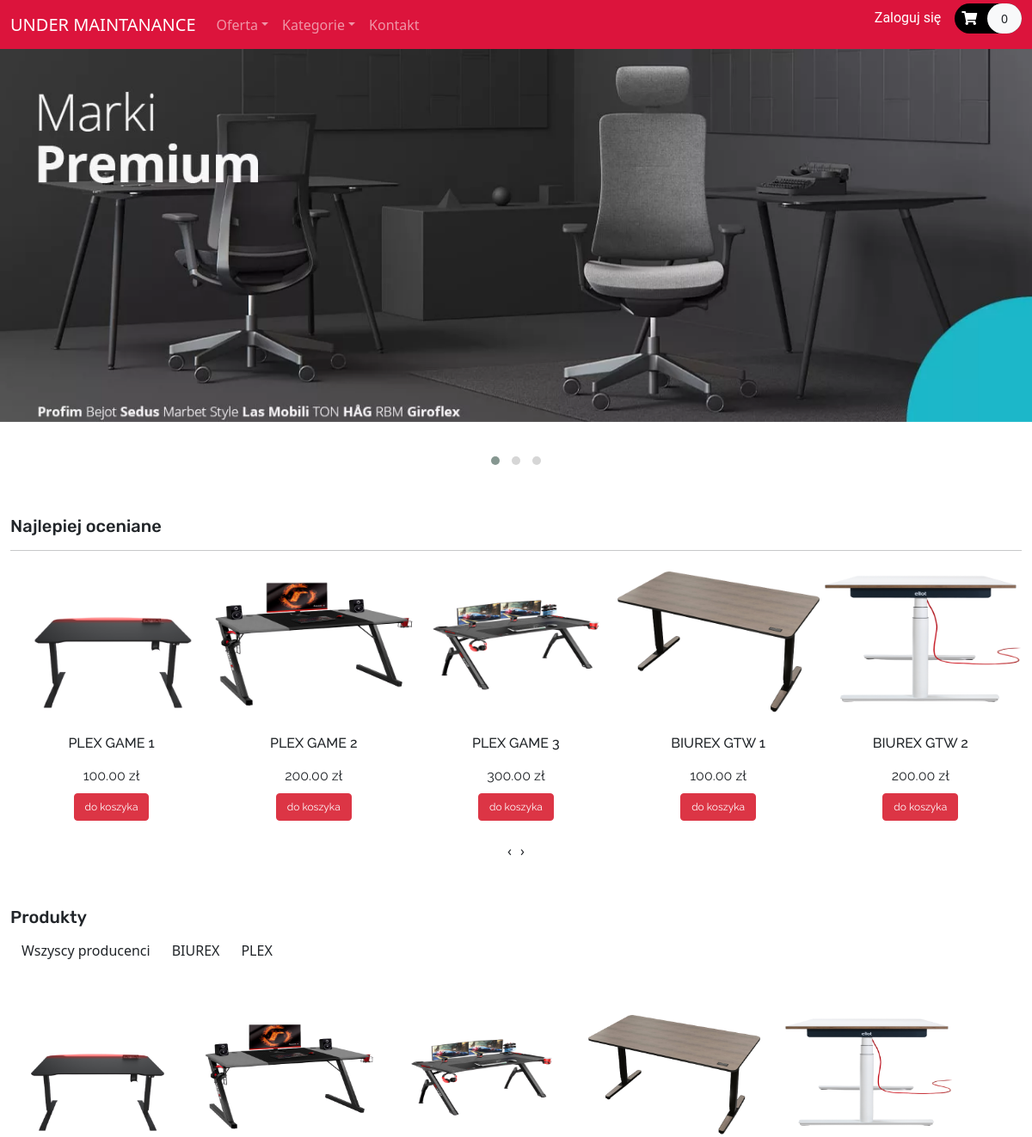
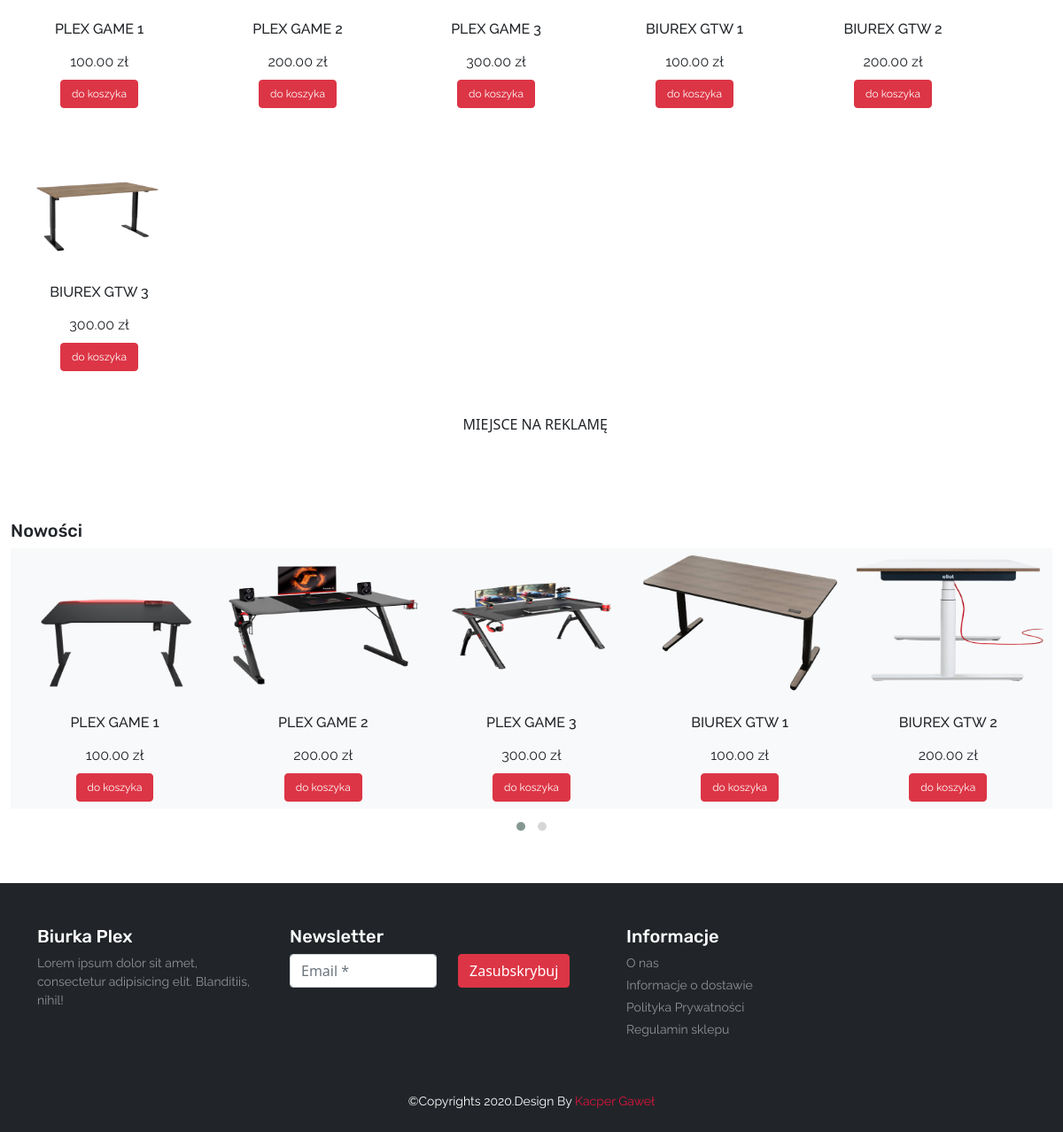
The page / on the database its author committed (2 pictures, top to bottom).
### tables this page shows
CREATE TABLE `product` (
  `item_id` int(11) NOT NULL,
  `item_brand` varchar(200) NOT NULL,
  `item_name` varchar(255) NOT NULL,
  `item_price` double(10,2) NOT NULL,
  `item_image` varchar(255) NOT NULL
);

### index.php (called while the page is built)
<?php
    include('header.php')
?>
    <?php
        include('template/_banner_area.php');
    ?>
    <?php
        include('template/_top_sale.php');
    ?>
    <?php
        include('template/_special_price.php');
    ?>
    <?php
        include('template/_banner_adds.php');
    ?>
    <?php
        include('template/_new_products.php');
    ?>
<?php
    include('footer.php')
?>

### database/Product.php (called while the page is built, shortened)
<?php
function fetchProduct($table = 'product'){
    include ('DBconnect.php');
    $sql = "SELECT * FROM {$table} ";
    if($table == 'cart'){
        if(isset($_SESSION['userID'])) $sql.="WHERE user_id={$_SESSION['userID']}";
        else $sql.="WHERE user_id=0";
    }
    $stmt = $dbconnect->prepare($sql);
    $stmt->execute();
    $rows = $stmt->fetchAll(PDO::FETCH_ASSOC);
    return $rows;
}

### functions.php (called while the page is built, shortened)
<?php
require ('database/User.php');
require ('database/Product.php');
$product_shuffle = fetchProduct('product');

### template/_special_price.php (the view, shortened to what this page needs)
<?php
if (!empty($product_shuffle)) {
    $brand = array_map(function ($pro){ return $pro['item_brand'];},$product_shuffle);
}
$unique = array_unique($brand);
sort($unique);
$in_cart =  getCartId(fetchProduct('cart'));
?>
<section id="special-price">
    <div class="container-fluid">
        <h4 class="font-rubik font-size-20">Produkty</h4>
        <div id="filters" class="btn-group text-right">
            <button class="btn is-checked" data-filter="*">Wszyscy producenci</button>
            <?php
                array_map(function ($brand){
                    printf('<button class="btn" data-filter=".%s">%s</button>',$brand,$brand);
                },$unique);
            ?>
        </div><br><br>
        <div class="grid">
            <?php array_map(function ($item) use($in_cart){?>
            <div class="grid-item <?php echo $item['item_brand']; ?>">
                <div class="item py_2" style="width: 200px;">
                    <div class="product font-raleway">
                        <a href="<?php printf('%s?item_id=%s', 'product.php', $item['item_id'])?>"><img src="<?php echo $item['item_image']?>" class="img-fluid" height="300px" width="300px"></a>
                        <div class="text-center">
                            <br>
                            <h6><?php echo $item['item_name']; ?></h6>
                            <div class="price py-2">
                                <span><?php echo $item['item_price']; ?> zł</span>
                            </div>
                            <form method="post">
                                <?php
                                if(in_array($item['item_id'], $in_cart ?? []) ){
                                    echo ' <button type="submit" disabled class="btn btn-success text-white font-size-12">w koszyku</button>';
                                }else{
                                    echo ' <button onclick="function refreshPage() {
                                      window.location.reload();
                                    }" type="submit" name="special_price_submit" class="btn btn-danger text-white font-size-12">do koszyka</button>';
                                }
                                ?>
                            </form>
                        </div>
                    </div>
                </div>
            </div>
            <?php
            },$product_shuffle)
            ?>
        </div>
    </div>
</section>

### header.php (shortened to what this page needs)
<?php
require ("functions.php");
?>
<!doctype html>
<html lang="pl">
<head>
    <link href="https://cdn.jsdelivr.net/npm/bootstrap@5.0.0-beta1/dist/css/bootstrap.min.css" rel="stylesheet">
    <link rel="stylesheet" href="https://cdnjs.cloudflare.com/ajax/libs/OwlCarousel2/2.3.4/assets/owl.carousel.min.css" />
    <link rel="stylesheet" href="https://cdnjs.cloudflare.com/ajax/libs/OwlCarousel2/2.3.4/assets/owl.theme.default.min.css" />
    <link rel="stylesheet" href="https://cdnjs.cloudflare.com/ajax/libs/font-awesome/5.15.1/css/all.min.css" />
    <link rel="stylesheet" href="style.css">
</head>
<body>
<header id="header">
    <nav class="navbar navbar-expand-lg navbar-dark color-second-bg">
        <div class="container-fluid">
            <a class="navbar-brand" href="index.php">UNDER MAINTANANCE</a>
            <div class="collapse navbar-collapse" id="navbarNav">
                <ul class="navbar-nav me-auto">
                    <li class="nav-item dropdown">
                        <a class="nav-link dropdown-toggle" id="navbarDropdownMenuLink" href="#" aria-haspopup="true" aria-expanded="false">Oferta</a>
                    </li>
                    <li class="nav-item dropdown">
                        <a class="nav-link dropdown-toggle" id="navbarDropdownMenuLink" href="#">Kategorie</a>
                    </li>
                    <li class="nav-item">
                        <a class="nav-link" href="#">Kontakt</a>
                    </li>
                </ul>
                <div class="mb-3 me-3">
                    <a href="<?php if(isset($_SESSION['admin'])) echo 'panel.php'; else echo 'login.php' ?>" class="border-right border-left text-white text-decoration-none font-roboto"><?php
                        if(isset($_SESSION['admin'])){
                            echo $_SESSION['admin'];
                        }else{
                            echo 'Zaloguj się';
                        }
                        ?></a>
                </div>
                <form action="#" class="font-size-14 font-rale mb-3">
                    <a href="cart.php" class="py-2 rounded-pill color-primary-bg text-decoration-none">
                        <span class="font-size-16 px-2 text-white"><i class="fas fa-shopping-cart"></i></span>
                        <span class="px-3 py-2 rounded-pill text-dark bg-light"><?php
                            echo count(fetchProduct('cart'));?></span>
                    </a>
                </form>
            </div>
        </div>
    </nav>
</header>
<main id="main">

### template/_banner_area.php (shortened to what this page needs)
<section id="banner-area">
    <div class="owl-carousel owl-theme">
        <div class="item">
            <img src="../assets/banner_1.jpg" alt="Banner1">
        </div>
    </div>
</section>

### template/_top_sale.php (shortened to what this page needs)
<?php
$in_cart =  getCartId(fetchProduct('cart'));
?>
<section id="top-sale">
    <div class="container-fluid py-5">
        <h4 class="font-rubik font-size-20">Najlepiej oceniane</h4>
        <hr>
        <div class="owl-carousel owl-theme">
            <?php
            if (!empty($product_shuffle)) {
                foreach ($product_shuffle as $item) {?>
                <div class="item py-2">
                    <div class="product font-raleway">
                        <a href="<?php printf('%s?item_id=%s', 'product.php', $item['item_id'])?>"><img src="<?php echo $item['item_image'] ?? "./assets/biurka_game_1.png"?>" alt="top1" class="img-fluid" height="300px" width="300px"></a>
                        <div class="text-center">
                            <br>
                            <h6><?php echo $item['item_name']?></h6>
                            <div class="price py-2">
                                <span><?php echo $item['item_price']?> zł</span>
                            </div>
                            <form method="post">
                                <?php
                                    if(in_array($item['item_id'], $in_cart ?? []) ){
                                        echo ' <button type="submit" disabled class="btn btn-success text-white font-size-12">w koszyku</button>';
                                    }else{
                                        echo ' <button type="submit" name="top_sale_submit" class="btn btn-danger text-white font-size-12">do koszyka</button>';
                                    }
                                ?>
                            </form>
                        </div>
                    </div>
                </div>
                 <?php }
            } ?>
        </div>
    </div>
</section>

### template/_banner_adds.php (shortened to what this page needs)
<section id="banner-adds">
    <div class="container py-5 text-center">
        MIEJSCE NA REKLAMĘ
    </div>
</section>

### template/_new_products.php (shortened to what this page needs)
<?php
$in_cart =  getCartId(fetchProduct('cart'));
?>
<section id="new-products">
    <div class="container-fluid py-5">
        <h4 class="font-rubik font-size-20">Nowości</h4>
        <div class="owl-carousel owl-theme">
            <?php
            if (!empty($product_shuffle)) {
                foreach ($product_shuffle as $item) {?>
                    <div class="item py-2 px-2 bg-light">
                        <div class="product font-raleway">
                            <a href="<?php printf('%s?item_id=%s', 'product.php', $item['item_id'])?>"><img src="<?php echo $item['item_image'];?>" alt="top1" class="img-fluid" height="300px" width="300px"></a>
                            <div class="text-center">
                                <br>
                                <h6><?php echo $item['item_name']?></h6>
                                <div class="price py-2">
                                    <span><?php echo $item['item_price']?> zł</span>
                                </div>
                                <form method="post">
                                    <?php
                                    if(in_array($item['item_id'], $in_cart ?? []) ){
                                        echo ' <button type="submit" disabled class="btn btn-success text-white font-size-12">w koszyku</button>';
                                    }else{
                                        echo ' <button type="submit" name="new_products_submit" class="btn btn-danger text-white font-size-12">do koszyka</button>';
                                    }
                                    ?>
                                </form>
                            </div>
                        </div>
                    </div>
                <?php }
            } ?>
        </div>
</section>

### footer.php (shortened to what this page needs)
</main>
<footer id="footer" class="bg-dark text-white py-5  mt-auto">
    <div class="container">
        <div class="row">
            <div class="col-lg-3 col-12">
                <h4 class="font-rubik font-size-20">Biurka Plex</h4>
                <p class="font-size-14 font-raleway text-white-50">Lorem ipsum dolor sit amet, consectetur adipisicing elit. Blanditiis, nihil!</p>
            </div>
            <div class="col-lg-4 col-12">
                <h4 class="font-rubik font-size-20">Newsletter</h4>
                <form class="row">
                    <div class="col">
                        <input type="text" class="form-control" placeholder="Email *">
                    </div>
                    <div class="col">
                        <button type="submit" class="btn btn-danger mb-2">Zasubskrybuj</button>
                    </div>
                </form>
            </div>
            <div class="col-lg-2 col-12">
                <h4 class="font-rubik font-size-20">Informacje</h4>
                <div class="d-flex flex-column flex-wrap">
                    <a href="" class="font-raleway font-size-14 text-white-50 pb-1 text-decoration-none">O nas</a>
                    <a href="" class="font-raleway font-size-14 text-white-50 pb-1 text-decoration-none">Informacje o dostawie</a>
                    <a href="" class="font-raleway font-size-14 text-white-50 pb-1 text-decoration-none">Polityka Prywatności</a>
                    <a href="" class="font-raleway font-size-14 text-white-50 pb-1 text-decoration-none">Regulamin sklepu</a>
                </div>
            </div>
        </div>
    </div>
</footer>
<div class="copyright text-center bg-dark text-white py-2">
    <p class="font-raleway font-size-14">&copy;Copyrights 2020.Design By <a href="https://www.linkedin.com/in/developingprogress/" class="color-second text-decoration-none">Kacper Gaweł</a></p>
</div>
</body>
</html>

### style.css (style rules this page uses)
.font-roboto { font-family: "Roboto", cursive; }
.font-raleway { font-family: "Raleway", cursive; }
.font-rubik { font-family: "Rubik", cursive; }
.font-size-12 { font-size: 12px; }
.font-size-14 { font-size: 14px; }
.font-size-16 { font-size: 16px; }
.font-size-20 { font-size: 20px; }
.color-primary-bg { background: #000000; }
.color-second { color: #DC143C; }
.color-second-bg { background: #DC143C; }
#top-sale .owl-carousel .item .product a { overflow: hidden; }
#top-sale .owl-carousel .item .product img { transition: transform 0.5s ease; }
#special-price .grid .grid-item { margin-right: 1.5rem; margin-top: 2rem; }
#special-price .grid .grid-item a { overflow: hidden; }
#special-price .grid .grid-item img { transition: transform 0.5s ease; }

### rows shown on the page
product: item_image (picture), item_name "PLEX GAME 1", item_price "100.00", shows "do koszyka"
product: item_image (picture), item_name "PLEX GAME 2", item_price "200.00", shows "do koszyka"
product: item_image (picture), item_name "PLEX GAME 3", item_price "300.00", shows "do koszyka"
product: item_image (picture), item_name "BIUREX GTW 1", item_price "100.00", shows "do koszyka"
product: item_image (picture), item_name "BIUREX GTW 2", item_price "200.00", shows "do koszyka"
product: item_brand "BIUREX", item_image (picture), item_name "BIUREX GTW 3", item_price "300.00"

### other values the page prints
count(fetchProduct('cart')) "0"
$brand "PLEX"
